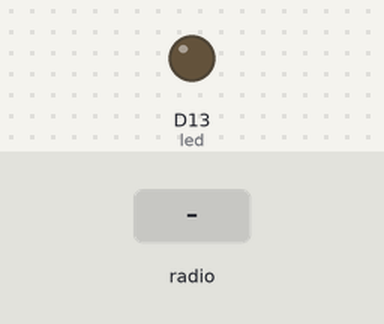
A program run on a simulated CircuitPython board. Shown: output pins drawn as LEDs (lit = HIGH). The inputs (shaded band) are chosen by the test bench. No radio messages arrive unless stated (any console line starting 'radio sent:' is added by the test bench); what the program prints to the serial console is not drawn.

Above: at 1.2 s.
1.3 s: radio message "1" arrives
Timing chart, 0 to 4.3 s (numbered marks = the images above; inputs shaded):
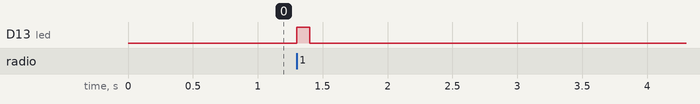

Measured:
- after the input at 1.3 s, D13 (led): LOW → HIGH at once, → LOW 0.10 s later

The program:

main.py
```python
# CircuitPython Demo - USB/Serial echo

import board
import busio
import digitalio
import time
import adafruit_rfm9x
import gc

# lora radio
spi = busio.SPI(board.SCK, MOSI=board.MOSI, MISO=board.MISO)
cs = digitalio.DigitalInOut(board.RFM9X_CS)
reset = digitalio.DigitalInOut(board.RFM9X_RST)
rfm9x = adafruit_rfm9x.RFM9x(spi, cs, reset, 915.0)

# led
led = digitalio.DigitalInOut(board.D13)
led.direction = digitalio.Direction.OUTPUT


while True:

    #print("Listening ...")

    packet = rfm9x.receive(timeout=2.)  # Wait for a packet to be received (up to 0.5 seconds)
    #print(packet)
    if packet is not None:
        try:
	    packet_text = str(packet, 'ascii')
            print(packet_text)
            led.value=True
            time.sleep(.1)
            led.value = False
            time.sleep(.1)
	except exception as e:
            print(e)

    gc.collect()
```
